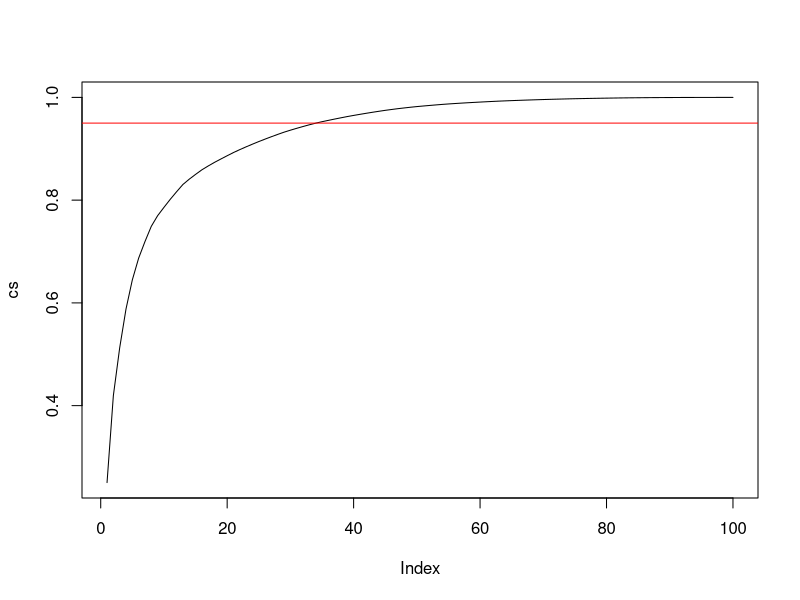
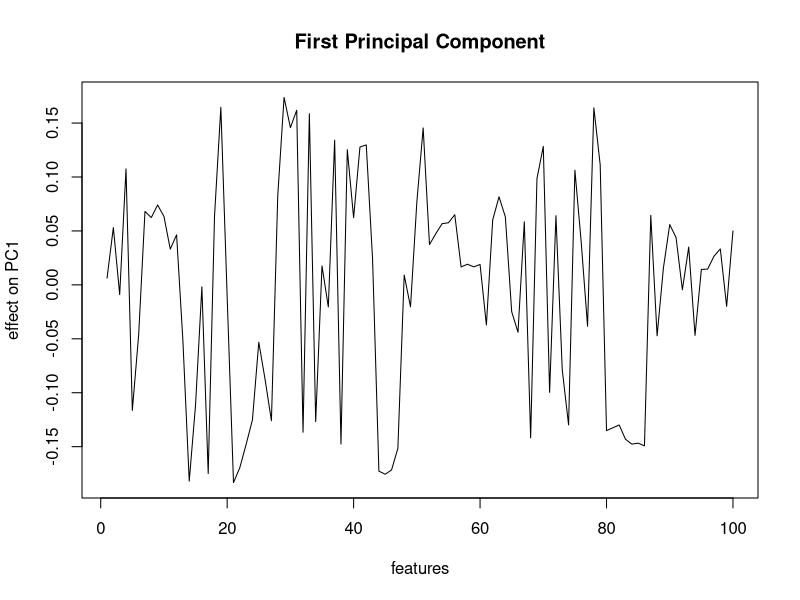
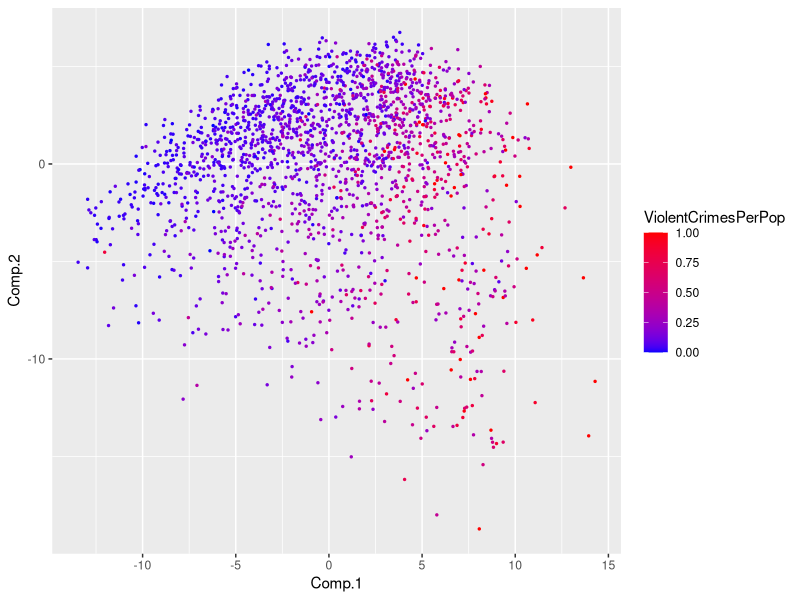
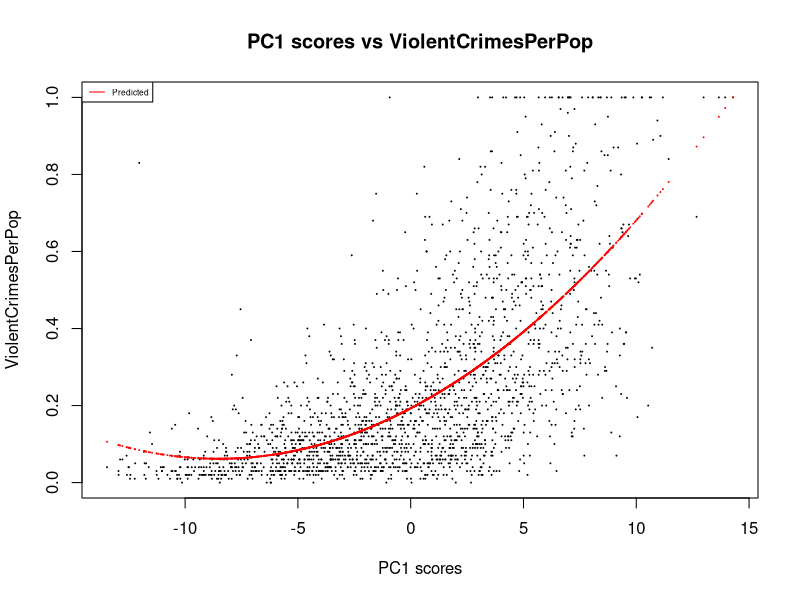
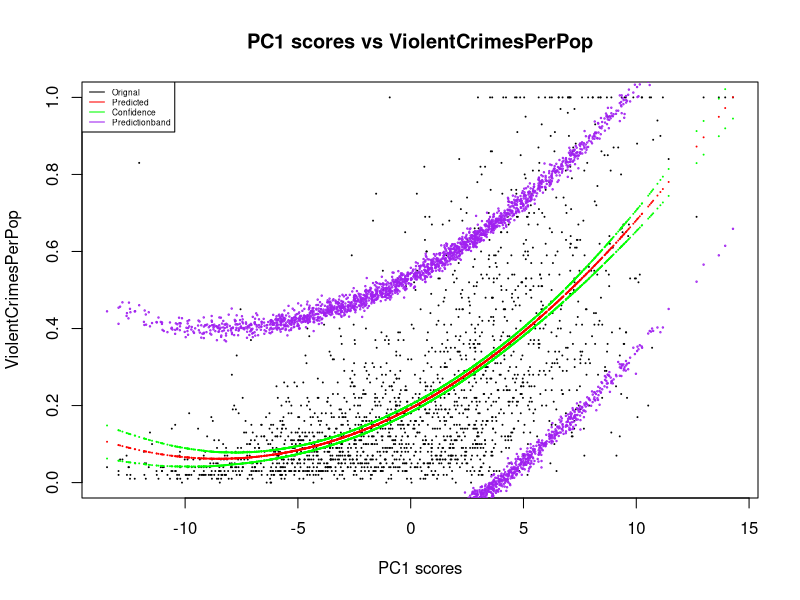

Recreate these plots in R, in order.
library(pls)
library(ggplot2)
library(boot)

# Set seed :)
set.seed(12345)

# Import data from excel file. (1c:21)
data = read.csv("upg2_data/communities.csv")

# 1. Scale variables except ViolentCrimesPerPop, and implement PCA.
scaled_data = scale(data[,-c(101)])

# Calculate covariance matrix. Tells us how each variable correlates to each other. 
covariance = cov(scaled_data)

# Calculate eigen values and eigen vectors.
eigen = eigen(covariance)

# proportion of variation
sprintf("%2.3f", eigen$values/sum(eigen$values)*100)

# Empirical Cumulative Distribution Function
#variance_explained = ecdf(eigen$values/sum(eigen$values))

cs = cumsum(eigen$values/sum(eigen$values))

# x-axis is #PC variables
plot(cs, type = "l")
abline(h = 0.95, col = "red")

num_vars_needed = head(which(cs >= 0.95), n = 1)
num_vars_needed
# What is the proportion of variation
# explained by each of the first two principal components?
head(eigen$values/sum(eigen$values)*100, n = 2)

# 2. princomp()

pca = princomp(scaled_data)

plot(pca$loadings[,1], type = "l", xlab = "features", ylab = "effect on PC1", main = "First Principal Component")


# Do many features have a notable contribution to this component?

# Many features affects the component, but they are not so big, very close to 0.
# No feature have a major impact by itself. 

top_five_features = pca$loadings[, 1][tail(order(abs(pca$loadings[, 1])), n = 5)]
# Comment whether these features have anything in common and whether they may have a logical relationship to the crime level
# Logical. These are incorporated in PC1, which is logical. 


# Plot of PC scores, PC1 and PC2

pc_scores = as.data.frame(pca$scores[, 1:2])

ViolentCrimesPerPop = data$ViolentCrimesPerPop
ggplot(pc_scores, aes(x=Comp.1, y=Comp.2, color = ViolentCrimesPerPop)) + 
  geom_point(size = 0.5) + scale_color_gradient2(mid = "blue", high = "red")

# x-axis is the economy and child-axis. (Top five features). pos = less income, no kids, poverty. 
# y-axis is forgein born an immigration- axis. Down is more immigrated population. 
# like an triange. If high income not so much variance in immigration. And less income is more variance. 

# 3. 

#pc1 = 


lm_data = data.frame(Features = poly(pca$scores[, 1], degree = 2, raw = TRUE), Target = ViolentCrimesPerPop)

lm_fit = lm(Target~., data = lm_data)
plot(pca$scores[, 1], ViolentCrimesPerPop, cex = 0.1, xlab = "PC1 scores", main = "PC1 scores vs ViolentCrimesPerPop")
points(pca$scores[, 1], lm_fit$fitted.values, col = "red", cex = 0.1)
legend("topleft", legend=c("Predicted"), col=c("red"), lty=1, cex=0.5)

# Can the target be well explained by this feature? 

# Not so good, the variance in data is high. Hard to estimate from this. For some x it is okay, but for some very bad. 
# 5-10 (pc score) is hard to predict, very big variance in data. 
# The red line is in the middle (mean value), the best we can do. 

# Does the model seem to capture the connection between the target and the feature?

# The line (model) follows the feature quite good. 
# But it has a great variance, so it is just as good as possible. 


#4. Parametric Bootstrap
# Helper for geneterating from underlying distribution. 
rng = function(lm_data, lm_fit) {
  data1 = data.frame(Target = lm_data$Target, Features.1 = lm_data$Features.1, Features.2 = lm_data$Features.2)
  n = length(data1$Target)
  # Generate new Target
  data1$Target = rnorm(n, predict(lm_fit, newdata = data1), sd(lm_fit$residuals))
  return(data1)
}

boot_conf_band = function(data1) {
  res = lm(Target~., data = data1)
  pred = predict(res, newdata = lm_data)
  return(pred)
}

boot_pred_band = function(data1) {
  res = lm(Target~., data = data1)
  pred = predict(res, newdata = lm_data)
  return(rnorm(length(data1$Target), pred, sd(lm_fit$residuals)))
}

# Calculate confidence band
res_conf = boot(lm_data, statistic = boot_conf_band, ran.gen = rng, mle = lm_fit, R=1000, sim = "parametric")
conf_band = envelope(res_conf)

# Calculate prediction band
res_pred = boot(lm_data, statistic = boot_pred_band, ran.gen = rng, mle = lm_fit, R=1000, sim = "parametric")
pred_band = envelope(res_pred)


plot(pca$scores[, 1], lm_data$Target, col = "black", xlab = "PC1 scores", ylab = "ViolentCrimesPerPop", main = "PC1 scores vs ViolentCrimesPerPop", cex = 0.1)
points(pca$scores[, 1], predict(lm_fit, newdata = lm_data), col = "red", cex = 0.1)
points(pca$scores[, 1], conf_band$point[2,], col = "green", cex = 0.1)
points(pca$scores[, 1], conf_band$point[1,], col = "green", cex = 0.1)
points(pca$scores[, 1], pred_band$point[2,], col = "purple", cex = 0.2)
points(pca$scores[, 1], pred_band$point[1,], col = "purple", cex = 0.2)

legend("topleft", legend=c("Orignal", "Predicted", "Confidence", "Predictionband"),
       col=c("black", "red", "green", "purple"), lty=1, cex=0.5)



# What can be concluded by looking at a) confidence intervals b) prediction intervals? 

# a) Small conf interval which means that we are sure about our estimation. 
# Much data which makes us sure about this is the best line. (does not mean it will predict the correct value)

# b) Large pred interval because the data for the y-value is so spread, large variance. 
# Many possible y-values for the same x-value, which makes it hard to predict. 

# it will not predict so good. 
